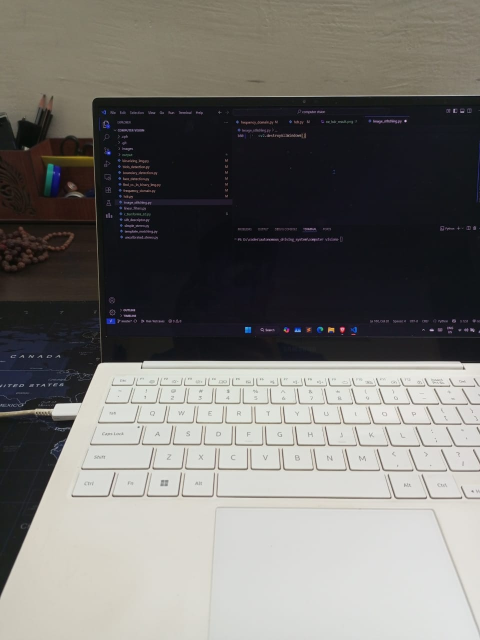
#> input picture images/image_l.jpg, 960 x 1280 px (shown at 1/2 size)
$ python image_stitching.py
#> lines starting #> are read from the running program, lines starting #| are printed output that depends on the picture
import cv2
import numpy as np
import os
import sys
import scipy.ndimage

def detect_and_match_features(img1: np.ndarray, img2: np.ndarray, lowe_ratio: float = 0.75) -> tuple:
    """
    Detects features, computes descriptors, and finds good matches using the ratio test.
    """
    # 1. Use SIFT to detect and compute features in both images
    sift = cv2.SIFT_create()
    kp1, desc1 = sift.detectAndCompute(img1, None)
    kp2, desc2 = sift.detectAndCompute(img2, None)

    if desc1 is None or desc2 is None:
        return [], [], [], []

    # 2. Use BFMatcher with knnMatch to find the 2 best matches for each descriptor
    bf = cv2.BFMatcher(cv2.NORM_L2)
    all_matches = bf.knnMatch(desc1, desc2, k=2)

    # 3. Apply Lowe's ratio test to find good matches
    good_matches = []
    for m, n in all_matches:
        if m.distance < lowe_ratio * n.distance:
            good_matches.append(m)

    return kp1, kp2, desc1, desc2, good_matches

def find_homography(matches: list, kp1: list, kp2: list, ransac_thresh: float) -> tuple:
    """Finds the homography matrix using RANSAC."""
    if len(matches) < 4:
        return None, None

    pts1 = np.float32([kp1[m.queryIdx].pt for m in matches]).reshape(-1, 1, 2)
    pts2 = np.float32([kp2[m.trainIdx].pt for m in matches]).reshape(-1, 1, 2)

    H, mask = cv2.findHomography(pts1, pts2, cv2.RANSAC, ransac_thresh)
    return H, mask

def create_stitched_image(img1: np.ndarray, img2: np.ndarray, H: np.ndarray) -> np.ndarray:
    """Warps and stitches two images together using a homography matrix."""
    h1, w1 = img1.shape[:2]
    h2, w2 = img2.shape[:2]

    corners1 = np.float32([[0, 0], [0, h1], [w1, h1], [w1, 0]]).reshape(-1, 1, 2)
    corners2 = np.float32([[0, 0], [0, h2], [w2, h2], [w2, 0]]).reshape(-1, 1, 2)

    corners1_transformed = cv2.perspectiveTransform(corners1, H)
    all_corners = np.vstack((corners1_transformed, corners2))

    x_min, y_min = np.int32(all_corners.min(axis=0).ravel())
    x_max, y_max = np.int32(all_corners.max(axis=0).ravel())

    translation_dist = [-x_min, -y_min]
    H_translation = np.array([[1, 0, translation_dist[0]], [0, 1, translation_dist[1]], [0, 0, 1]])

    output_size = (x_max - x_min, y_max - y_min)
    stitched_img = cv2.warpPerspective(img1, H_translation @ H, output_size)
    stitched_img[translation_dist[1]:h2 + translation_dist[1], translation_dist[0]:w2 + translation_dist[0]] = img2

    return stitched_img

# --- Visualization ---

def visualize_matches(img1, kp1, img2, kp2, matches, mask, title):
    """Draws and displays feature matches."""
    matchesMask = None
    if mask is not None:
        matchesMask = mask.ravel().tolist()

    draw_params = dict(matchColor=(0, 255, 0), singlePointColor=None, matchesMask=matchesMask, flags=2)
    match_img = cv2.drawMatches(img1, kp1, img2, kp2, matches, None, **draw_params)
    cv2.imshow(title, match_img)
    cv2.waitKey(0)
    cv2.destroyAllWindows()

# --- Main Execution ---
if __name__ == "__main__":

    # --- Configuration ---
    IMAGE_PATHS = {
        'img1': "images/image_l.jpg",
        'img2': "images/image_r.jpg"
    }
    OUTPUT_DIR = "output"
    VISUALIZE_STEPS = True  # Set to False to disable intermediate visualizations
    TARGET_SIZE = (800, 600)

    # Matching parameters
    LOWE_RATIO = 0.75
    RANSAC_THRESH = 4.0

    # --- Script ---
    os.makedirs(OUTPUT_DIR, exist_ok=True)

    # 1. Load and preprocess images
    img1_color = cv2.imread(IMAGE_PATHS['img1'])
#> img1_color is the input picture: shape (1280, 960, 3); mean B, G, R 112.1, 115.5, 117.3
    img2_color = cv2.imread(IMAGE_PATHS['img2'])
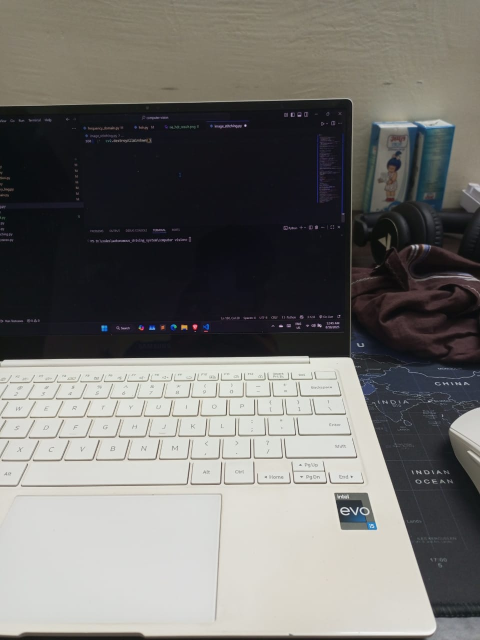
#> input picture images/image_r.jpg, 960 x 1280 px (shown at 1/2 size)
#> img2_color is the input picture: shape (1280, 960, 3); mean B, G, R 110.7, 113.9, 115.2
    if img1_color is None or img2_color is None:
        sys.exit("Error: Could not load one or both images.")

    img1 = cv2.resize(cv2.cvtColor(img1_color, cv2.COLOR_BGR2GRAY), TARGET_SIZE)
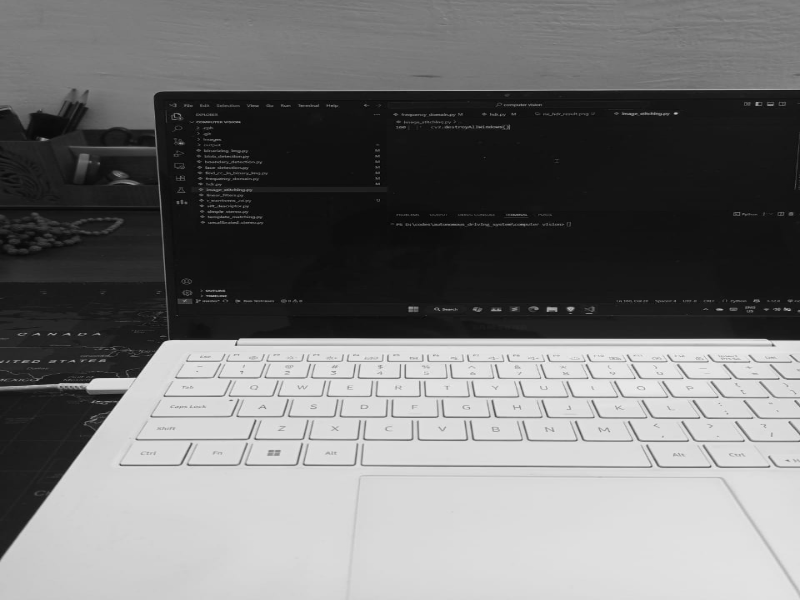
#> img1: shape (600, 800); min 3, max 241, mean 115.6
    img2 = cv2.resize(cv2.cvtColor(img2_color, cv2.COLOR_BGR2GRAY), TARGET_SIZE)
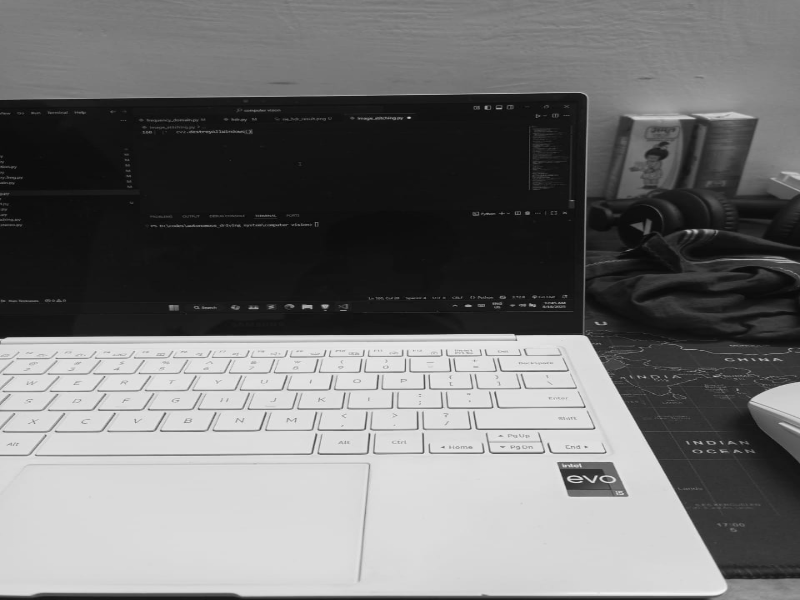
#> img2: shape (600, 800); min 4, max 243, mean 113.9
    img1_color_resized = cv2.resize(img1_color, TARGET_SIZE)
    img2_color_resized = cv2.resize(img2_color, TARGET_SIZE)

    # 2. Detect features and find good matches
    kp1, kp2, desc1, desc2, good_matches = detect_and_match_features(img1, img2, LOWE_RATIO)
#> in detect_and_match_features, `kp1, desc1 = sift.detectAndCompute(img1, None)`: kp1 = 679 keypoints; strongest (x, y, size): (98, 384, 10.9), (570, 309, 3.7), (116, 396, 8.8), (549, 309, 3.5)
#> in detect_and_match_features, `kp2, desc2 = sift.detectAndCompute(img2, None)`: kp2 = 562 keypoints; strongest (x, y, size): (325, 306, 3.6), (304, 306, 3.3), (596, 477, 2.2), (696, 231, 3)
#> in detect_and_match_features, `all_matches = bf.knnMatch(desc1, desc2, k=2)`: all_matches = 679 matches
#> after the loop in detect_and_match_features, `for m, n in all_matches:`: good_matches = 95 matches
#> good_matches = 95 matches
    print(f"Detected {len(kp1)} features in image 1 and {len(kp2)} features in image 2.")
#| Detected 679 features in image 1 and 562 features in image 2.
    print(f"Found {len(good_matches)} good matches after ratio test.")
#| Found 95 good matches after ratio test.

    # 3. Find homography with RANSAC
    H, mask = find_homography(good_matches, kp1, kp2, RANSAC_THRESH)
#> in find_homography, `pts1 = np.float32([kp1[m.queryIdx].pt for m in matches]).reshape(-1, 1..`: pts1 = 95 rows, first 8: [67.88, 241.2], [75.35, 110.9], [130.3, 376.4], [154, 346.5], [173.4, 337], [177.6, 202.2], [178.8, 462.3], [194.1, 442.2]
#> in find_homography, `pts2 = np.float32([kp2[m.trainIdx].pt for m in matches]).reshape(-1, 1..`: pts2 = 95 rows, first 8: [697.9, 152.7], [567.6, 110.2], [721.2, 566.6], [576.7, 330.8], [592, 339.9], [250.5, 131.5], [205.5, 427.9], [243.4, 375.1]
#> in find_homography, `H, mask = cv2.findHomography(pts1, pts2, cv2.RANSAC, ransac_thresh)`: H = [[0.973, 0.0816, -252.1], [-0.00234, 0.975, 9.7], [1.93e-05, -1.65e-06, 1]]; mask = 95 values, max 1 at index 15, min 0 at index 0, mean 0.316
    if H is None:
        sys.exit("Error: Could not find a valid homography. Images may not overlap enough.")
    print(f"Found {np.sum(mask)} inlier matches after RANSAC.")
#| Found 30 inlier matches after RANSAC.

    # 4. Visualize RANSAC-filtered matches if enabled
    if VISUALIZE_STEPS:
        visualize_matches(img1_color_resized, kp1, img2_color_resized, kp2, good_matches, mask, "RANSAC Filtered Matches")
#> in visualize_matches, `matchesMask = mask.ravel().tolist()`: matchesMask has the same summary as mask in find_homography
#> in visualize_matches, `draw_params = dict(matchColor=(0, 255, 0), singlePointColor=None, matc..`: draw_params = 4 items
#> in visualize_matches, `match_img = cv2.drawMatches(img1, kp1, img2, kp2, matches, None, **dra..`:
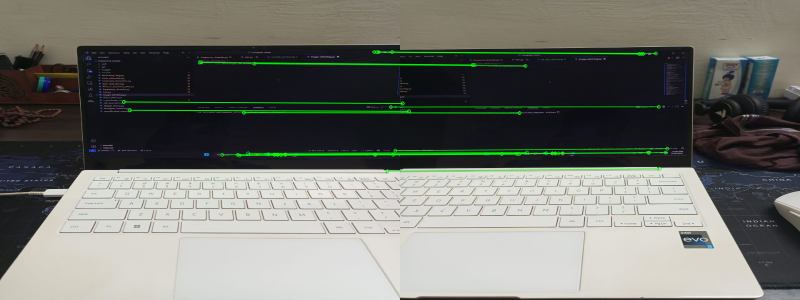
#> match_img: shape (600, 1600, 3) (shown at 1/2 size); mean B, G, R 110.8, 117.4, 115.6

    # 5. Stitch images using the original full-resolution images for best quality
    # Re-calculate homography on original points for higher accuracy
    full_kp1, full_kp2, _, _, full_good_matches = detect_and_match_features(
        cv2.cvtColor(img1_color, cv2.COLOR_BGR2GRAY),
        cv2.cvtColor(img2_color, cv2.COLOR_BGR2GRAY),
        LOWE_RATIO
    )
#> in detect_and_match_features (call 2), `kp1, desc1 = sift.detectAndCompute(img1, None)`: kp1 = 1740 keypoints; strongest (x, y, size): (811, 242, 3), (121, 820, 20.6), (684, 658, 5.8), (283, 736, 2.1)
#> in detect_and_match_features (call 2), `kp2, desc2 = sift.detectAndCompute(img2, None)`: kp2 = 1635 keypoints; strongest (x, y, size): (491, 251, 3), (390, 653, 5.7), (562, 652, 4), (715, 1016, 2.5)
#> in detect_and_match_features (call 2), `all_matches = bf.knnMatch(desc1, desc2, k=2)`: all_matches = 1740 matches
#> after the loop in detect_and_match_features (call 2), `for m, n in all_matches:`: good_matches = 263 matches
#> full_kp1 has the same summary as kp1 in detect_and_match_features; full_kp2 has the same summary as kp2 in detect_and_match_features; full_good_matches = 263 matches
    H_full, _ = find_homography(full_good_matches, full_kp1, full_kp2, RANSAC_THRESH)
#> in find_homography (call 2), `pts1 = np.float32([kp1[m.queryIdx].pt for m in matches]).reshape(-1, 1..`: pts1 = 263 rows, first 8: [14.4, 533.2], [130.2, 869.3], [135.4, 472.6], [138, 856.1], [158, 808.1], [159.2, 807.5], [173.3, 966.8], [186.7, 744.6]
#> in find_homography (call 2), `pts2 = np.float32([kp2[m.trainIdx].pt for m in matches]).reshape(-1, 1..`: pts2 = 263 rows, first 8: [848.7, 942], [730.9, 1058], [710.1, 1023.4], [943.3, 379], [737.1, 988.5], [737.1, 988.5], [474.3, 943.2], [739.2, 821.6]
#> H_full = [[0.959, 0.0415, -295.5], [-0.00828, 0.955, 27.33], [7.39e-06, -1.38e-05, 1]]

    if H_full is not None:
        stitched_result = create_stitched_image(img1_color, img2_color, H_full)
#> in create_stitched_image, `corners1_transformed = cv2.perspectiveTransform(corners1, H)`: corners1_transformed = [[-295.5, 27.33], [-246.7, 1271.8], [685.4, 1254.6], [620.6, 19.24]]
#> in create_stitched_image, `all_corners = np.vstack((corners1_transformed, corners2))`: all_corners = [[-295.5, 27.33], [-246.7, 1271.8], [685.4, 1254.6], [620.6, 19.24], [0, 0], [0, 1280], [960, 1280], [960, 0]]
#> in create_stitched_image, `x_min, y_min = np.int32(all_corners.min(axis=0).ravel())`: x_min = -295; y_min = 0
#> in create_stitched_image, `x_max, y_max = np.int32(all_corners.max(axis=0).ravel())`: x_max = 960; y_max = 1280
#> in create_stitched_image, `translation_dist = [-x_min, -y_min]`: translation_dist = [295, 0]
#> in create_stitched_image, `H_translation = np.array([[1, 0, translation_dist[0]], [0, 1, translat..`: H_translation = [[1, 0, 295], [0, 1, 0], [0, 0, 1]]
#> in create_stitched_image, `output_size = (x_max - x_min, y_max - y_min)`: output_size = (1255, 1280)
#> in create_stitched_image, `stitched_img = cv2.warpPerspective(img1, H_translation @ H, output_size)`:
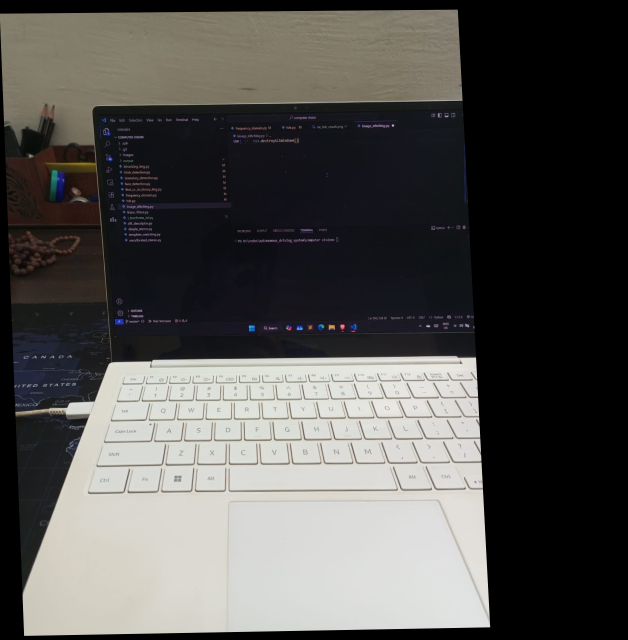
#> stitched_img: shape (1280, 1255, 3) (shown at 1/2 size); mean B, G, R 80.6, 83, 84.2
#> in create_stitched_image, `stitched_img[translation_dist[1]:h2 + translation_dist[1], translation..`:
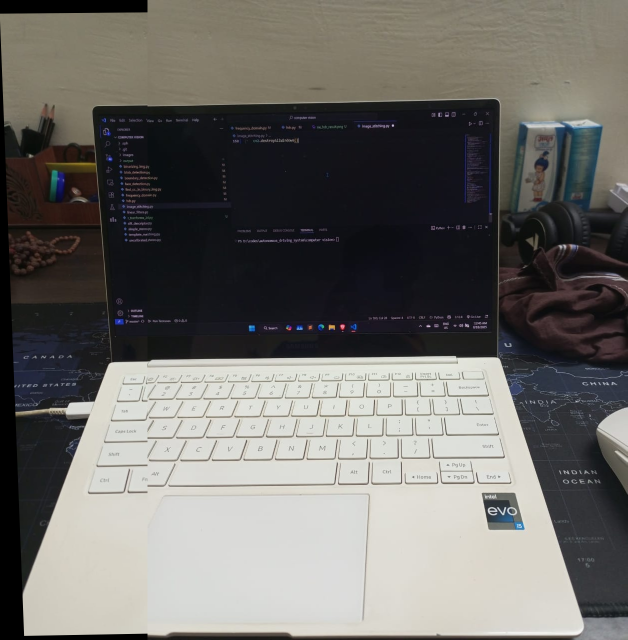
#> stitched_img: shape (1280, 1255, 3) (shown at 1/2 size); mean B, G, R 104.5, 108.1, 109.8
    else:
        print("Stitching with resized images due to failure on full-res.")
        stitched_result = create_stitched_image(img1_color_resized, img2_color_resized, H)


    # 6. Save and display the final result
    output_filename = os.path.join(OUTPUT_DIR, "stitched_image_improved.png")
    cv2.imwrite(output_filename, stitched_result)
    print(f"Stitched image saved to: {output_filename}")

    cv2.imshow("Stitched Image", stitched_result)
    cv2.waitKey(0)
    cv2.destroyAllWindows()
